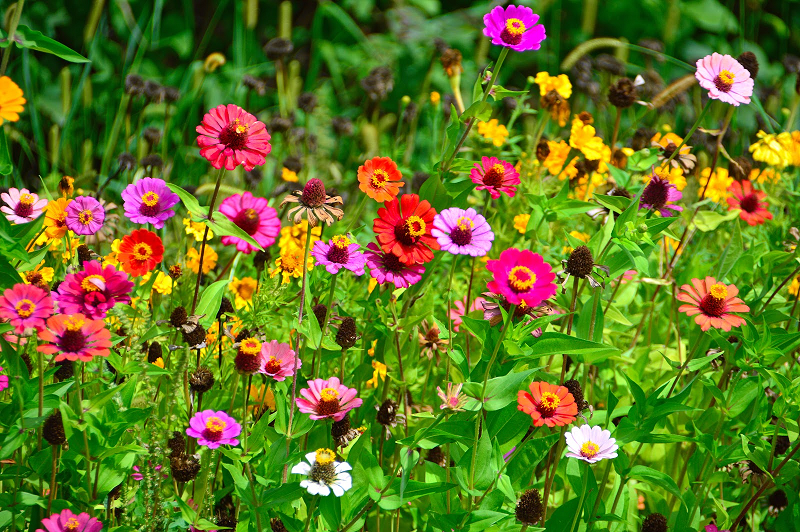
#> input picture src/assets/flores.png, 800 x 532 px
$ python main.py
#> lines starting #> are read from the running program, lines starting #| are printed output that depends on the picture
import cv2 as cv
import numpy as np

imgFlowers = cv.imread("../assets/flores.png", cv.IMREAD_GRAYSCALE)
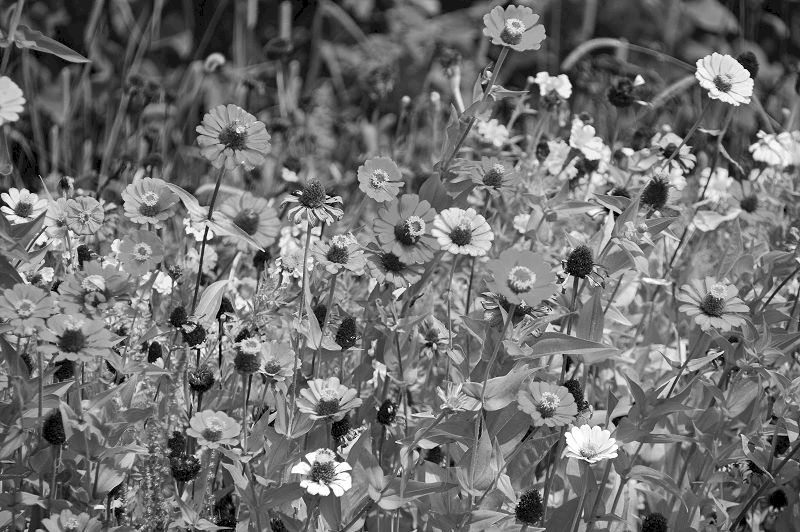
#> imgFlowers: shape (532, 800); min 0, max 255, mean 112.3

imgEagle = cv.imread("../assets/Falcao.jpg", cv.IMREAD_GRAYSCALE)
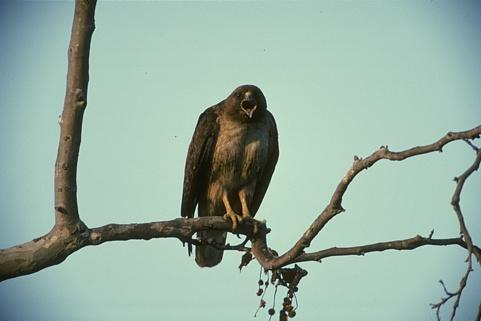
#> input picture src/assets/Falcao.jpg, 481 x 321 px
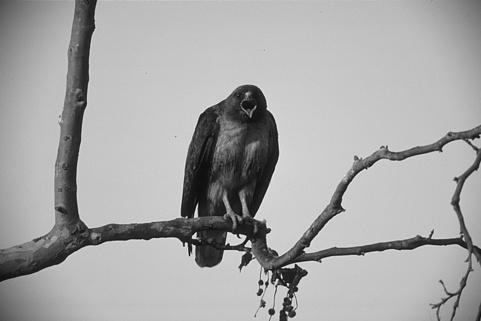
#> imgEagle: shape (321, 481); min 1, max 248, mean 166.6


grad_x = cv.Sobel(imgFlowers, -1, 1, 0, ksize=3, scale=1,
                  delta=0, borderType=cv.BORDER_DEFAULT)
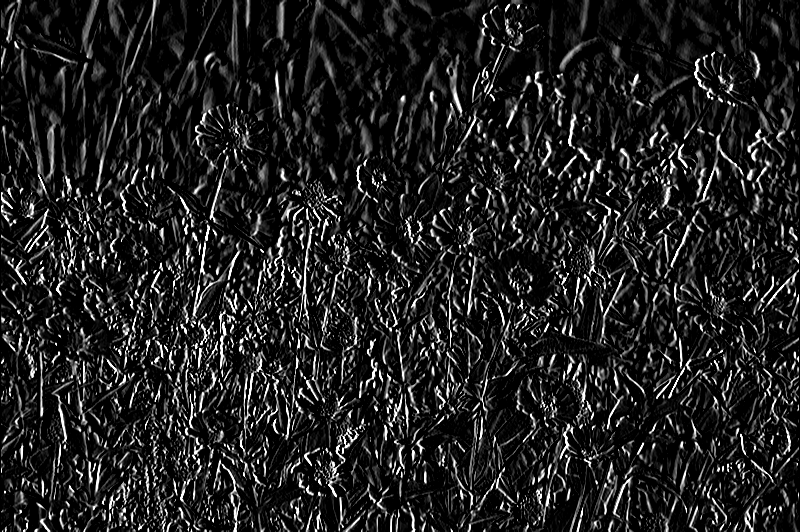
#> grad_x: shape (532, 800); min 0, max 255, mean 33.1

grad_y = cv.Sobel(imgFlowers, -1, 0, 1, ksize=3, scale=1,
                  delta=0, borderType=cv.BORDER_DEFAULT)
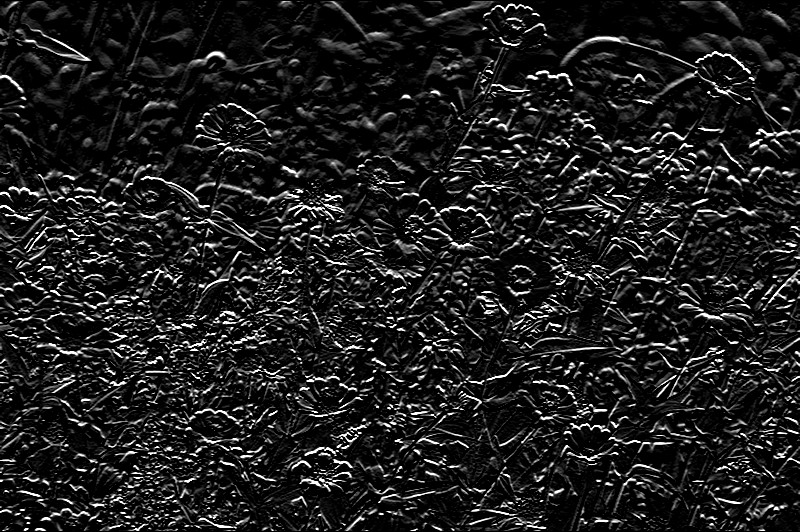
#> grad_y: shape (532, 800); min 0, max 255, mean 30.3

cv.imshow("Grad X", grad_x)
cv.imshow("Grad Y", grad_y)

cv.imwrite("flowers-x.jpg",grad_x)
cv.imwrite("flowers-y.jpg",grad_y)


grad_x = cv.Sobel(imgEagle, -1, 1, 0, ksize=3, scale=1,
                  delta=0, borderType=cv.BORDER_DEFAULT)
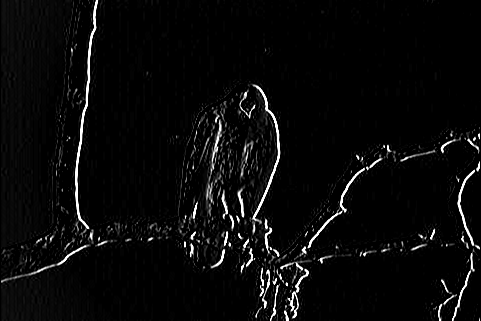
#> grad_x: shape (321, 481); min 0, max 255, mean 9.8

grad_y = cv.Sobel(imgEagle, -1, 0, 1, ksize=3, scale=1,
                  delta=0, borderType=cv.BORDER_DEFAULT)
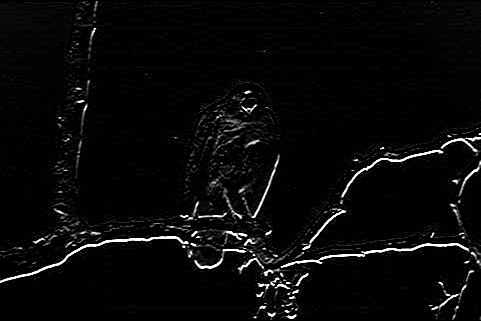
#> grad_y: shape (321, 481); min 0, max 255, mean 8.8

cv.imshow("Grad X", grad_x)
cv.imshow("Grad Y", grad_y)

cv.imwrite("eagles-x.jpg",grad_x)
cv.imwrite("eagles-y.jpg",grad_y)


cv.waitKey(0)
cv.destroyAllWindows()
